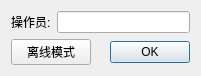
<?xml version="1.0" encoding="UTF-8"?>
<ui version="4.0">
 <class>SfcLogin</class>
 <widget class="QDialog" name="SfcLogin">
  <property name="geometry">
   <rect>
    <x>0</x>
    <y>0</y>
    <width>201</width>
    <height>71</height>
   </rect>
  </property>
  <property name="windowTitle">
   <string>操作员登录</string>
  </property>
  <layout class="QVBoxLayout" name="verticalLayout">
   <item>
    <layout class="QHBoxLayout" name="horizontalLayout">
     <item>
      <widget class="QLabel" name="label">
       <property name="text">
        <string>操作员:</string>
       </property>
      </widget>
     </item>
     <item>
      <widget class="QLineEdit" name="lineEdit"/>
     </item>
    </layout>
   </item>
   <item>
    <layout class="QHBoxLayout" name="horizontalLayout_2">
     <item>
      <widget class="QPushButton" name="pushButton">
       <property name="text">
        <string>离线模式</string>
       </property>
      </widget>
     </item>
     <item>
      <widget class="QDialogButtonBox" name="buttonBox">
       <property name="standardButtons">
        <set>QDialogButtonBox::Ok</set>
       </property>
      </widget>
     </item>
    </layout>
   </item>
  </layout>
 </widget>
 <layoutdefault spacing="6" margin="11"/>
 <tabstops>
  <tabstop>lineEdit</tabstop>
  <tabstop>pushButton</tabstop>
 </tabstops>
 <resources/>
 <connections>
  <connection>
   <sender>pushButton</sender>
   <signal>clicked()</signal>
   <receiver>SfcLogin</receiver>
   <slot>reject()</slot>
   <hints>
    <hint type="sourcelabel">
     <x>51</x>
     <y>47</y>
    </hint>
    <hint type="destinationlabel">
     <x>5</x>
     <y>32</y>
    </hint>
   </hints>
  </connection>
  <connection>
   <sender>buttonBox</sender>
   <signal>accepted()</signal>
   <receiver>SfcLogin</receiver>
   <slot>accept()</slot>
   <hints>
    <hint type="sourcelabel">
     <x>153</x>
     <y>49</y>
    </hint>
    <hint type="destinationlabel">
     <x>196</x>
     <y>34</y>
    </hint>
   </hints>
  </connection>
 </connections>
</ui>
